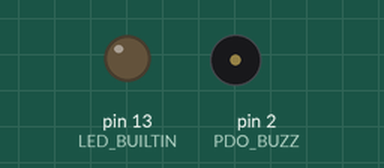
Recording of a sketch running on a simulated Arduino Uno, built with avr-gcc and run on an emulated ATmega328P. Shown: output pins drawn as LEDs (lit = HIGH), buzzer (waves = sounding, pin HIGH).

Above: at 0.5 s.
At 2.12 s:
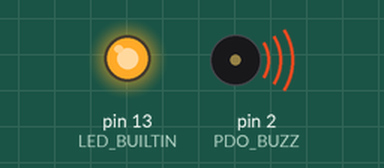
At 3.2 s:
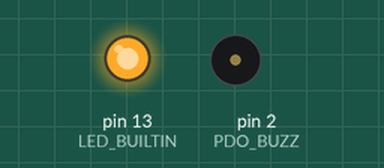
Timing chart, 0 to 5.2 s (numbered marks = the images above):
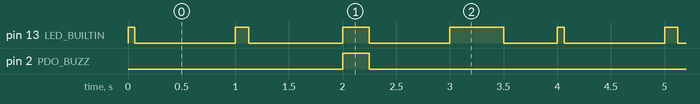

The sketch:

AnproNanoPlus_LED-Blink.ino
```cpp
#define PDO_BUZZ  2

void setup() {
  // put your setup code here, to run once:
  pinMode(LED_BUILTIN, OUTPUT);
  digitalWrite(LED_BUILTIN, HIGH);

  digitalWrite(PDO_BUZZ, LOW);
  pinMode(PDO_BUZZ, OUTPUT);
}

void loop() {
  // put your main code here, to run repeatedly:
  digitalWrite(LED_BUILTIN, HIGH);
  delay(64);
  digitalWrite(LED_BUILTIN, LOW);
  delay(936);

  digitalWrite(LED_BUILTIN, HIGH);
  delay(125);
  digitalWrite(LED_BUILTIN, LOW);
  delay(875);

  digitalWrite(LED_BUILTIN, HIGH);
  digitalWrite(PDO_BUZZ, HIGH);
  delay(250);
  digitalWrite(PDO_BUZZ, LOW);
  digitalWrite(LED_BUILTIN, LOW);
  delay(750);

  digitalWrite(LED_BUILTIN, HIGH);
  delay(500);
  digitalWrite(LED_BUILTIN, LOW);
  delay(500);
}
```

Measured:
- by itself, pin 2 (PDO_BUZZ): alternates HIGH for 0.25 s and LOW for 3.8 s
- by itself, pin 13 (LED_BUILTIN): repeats every 4.0 s: HIGH 0.13 s, LOW 0.88 s, HIGH 0.25 s, LOW 0.75 s, HIGH 0.50 s, LOW 0.50 s, HIGH 0.06 s, LOW 0.94 s
- by itself, everything shown: repeats every 4.0 s, in 8 steps
